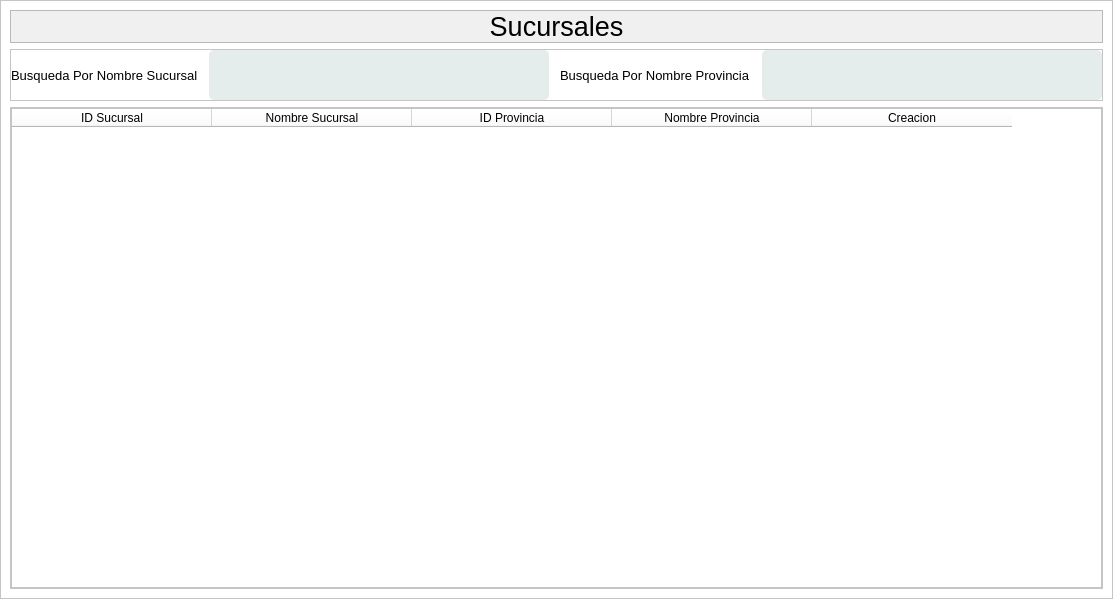
<?xml version="1.0" encoding="UTF-8"?>
<ui version="4.0">
 <class>Sucursal</class>
 <widget class="QMainWindow" name="Sucursal">
  <property name="geometry">
   <rect>
    <x>0</x>
    <y>0</y>
    <width>1113</width>
    <height>599</height>
   </rect>
  </property>
  <property name="windowTitle">
   <string>MainWindow</string>
  </property>
  <property name="styleSheet">
   <string notr="true">*{
	background-color: rgb(255, 255, 255);
}</string>
  </property>
  <widget class="QWidget" name="centralwidget">
   <layout class="QVBoxLayout" name="verticalLayout">
    <property name="spacing">
     <number>0</number>
    </property>
    <property name="leftMargin">
     <number>0</number>
    </property>
    <property name="topMargin">
     <number>0</number>
    </property>
    <property name="rightMargin">
     <number>0</number>
    </property>
    <property name="bottomMargin">
     <number>0</number>
    </property>
    <item>
     <widget class="QFrame" name="frame">
      <property name="frameShape">
       <enum>QFrame::StyledPanel</enum>
      </property>
      <property name="frameShadow">
       <enum>QFrame::Raised</enum>
      </property>
      <layout class="QVBoxLayout" name="verticalLayout_2">
       <item alignment="Qt::AlignTop">
        <widget class="QFrame" name="frame_3">
         <property name="styleSheet">
          <string notr="true">*{
	background-color: rgb(240, 240, 240);
}
</string>
         </property>
         <property name="frameShape">
          <enum>QFrame::StyledPanel</enum>
         </property>
         <property name="frameShadow">
          <enum>QFrame::Raised</enum>
         </property>
         <layout class="QHBoxLayout" name="horizontalLayout">
          <property name="spacing">
           <number>0</number>
          </property>
          <property name="leftMargin">
           <number>0</number>
          </property>
          <property name="topMargin">
           <number>0</number>
          </property>
          <property name="rightMargin">
           <number>0</number>
          </property>
          <property name="bottomMargin">
           <number>0</number>
          </property>
          <item>
           <widget class="QLabel" name="label">
            <property name="font">
             <font>
              <pointsize>20</pointsize>
             </font>
            </property>
            <property name="text">
             <string>Sucursales</string>
            </property>
            <property name="alignment">
             <set>Qt::AlignCenter</set>
            </property>
           </widget>
          </item>
         </layout>
        </widget>
       </item>
       <item alignment="Qt::AlignTop">
        <widget class="QFrame" name="frame_4">
         <property name="styleSheet">
          <string notr="true">*{
	background-color: rgb(255, 255, 255);
}
QLabel{
	color: rgb(0, 0, 0);
	height: 25;
}

QLineEdit{
	color: rgb(0, 0, 0);
	background-color: rgb(228, 236, 236);
	border-radius: 5px;
	height: 50;	
}

QPushButton{
	border: none;
	border: 15px solid rgb(228, 236, 236);
	border-radius: 10px;
	color: rgb(0, 0, 0);
	background-color: rgb(228, 236, 236);
	text-align: center;

}</string>
         </property>
         <property name="frameShape">
          <enum>QFrame::StyledPanel</enum>
         </property>
         <property name="frameShadow">
          <enum>QFrame::Raised</enum>
         </property>
         <layout class="QHBoxLayout" name="horizontalLayout_2">
          <property name="spacing">
           <number>11</number>
          </property>
          <property name="leftMargin">
           <number>0</number>
          </property>
          <property name="topMargin">
           <number>0</number>
          </property>
          <property name="rightMargin">
           <number>0</number>
          </property>
          <property name="bottomMargin">
           <number>0</number>
          </property>
          <item>
           <widget class="QLabel" name="label_3">
            <property name="font">
             <font>
              <family>Segoe UI</family>
              <pointsize>10</pointsize>
             </font>
            </property>
            <property name="text">
             <string>Busqueda Por Nombre Sucursal</string>
            </property>
           </widget>
          </item>
          <item>
           <widget class="QLineEdit" name="busnombre"/>
          </item>
          <item>
           <widget class="QLabel" name="label_2">
            <property name="font">
             <font>
              <family>Segoe UI</family>
              <pointsize>10</pointsize>
             </font>
            </property>
            <property name="text">
             <string>Busqueda Por Nombre Provincia</string>
            </property>
           </widget>
          </item>
          <item>
           <widget class="QLineEdit" name="busprovincia"/>
          </item>
         </layout>
        </widget>
       </item>
       <item>
        <widget class="QFrame" name="frame_2">
         <property name="sizePolicy">
          <sizepolicy hsizetype="Preferred" vsizetype="Expanding">
           <horstretch>0</horstretch>
           <verstretch>0</verstretch>
          </sizepolicy>
         </property>
         <property name="font">
          <font>
           <family>MS Shell Dlg 2</family>
          </font>
         </property>
         <property name="styleSheet">
          <string notr="true">*{
	background-color: rgb(255, 255, 255);
}
QLabel{
	color: rgb(0, 0, 0);
	height: 25;
}

QLineEdit{
	color: rgb(0, 0, 0);
	background-color: rgb(228, 236, 236);
	border-radius: 5px;
	height: 50;	
}

QPushButton{
	border: none;
	border: 15px solid rgb(228, 236, 236);
	border-radius: 10px;
	color: rgb(0, 0, 0);
	background-color: rgb(228, 236, 236);
	text-align: center;

}</string>
         </property>
         <property name="frameShape">
          <enum>QFrame::StyledPanel</enum>
         </property>
         <property name="frameShadow">
          <enum>QFrame::Raised</enum>
         </property>
         <layout class="QVBoxLayout" name="verticalLayout_3">
          <property name="spacing">
           <number>0</number>
          </property>
          <property name="leftMargin">
           <number>0</number>
          </property>
          <property name="topMargin">
           <number>0</number>
          </property>
          <property name="rightMargin">
           <number>0</number>
          </property>
          <property name="bottomMargin">
           <number>0</number>
          </property>
          <item>
           <widget class="QTableWidget" name="tablasucursal">
            <property name="editTriggers">
             <set>QAbstractItemView::NoEditTriggers</set>
            </property>
            <property name="dragDropOverwriteMode">
             <bool>true</bool>
            </property>
            <property name="alternatingRowColors">
             <bool>true</bool>
            </property>
            <property name="verticalScrollMode">
             <enum>QAbstractItemView::ScrollPerPixel</enum>
            </property>
            <property name="horizontalScrollMode">
             <enum>QAbstractItemView::ScrollPerPixel</enum>
            </property>
            <property name="gridStyle">
             <enum>Qt::SolidLine</enum>
            </property>
            <attribute name="horizontalHeaderDefaultSectionSize">
             <number>200</number>
            </attribute>
            <column>
             <property name="text">
              <string>ID Sucursal</string>
             </property>
            </column>
            <column>
             <property name="text">
              <string>Nombre Sucursal</string>
             </property>
            </column>
            <column>
             <property name="text">
              <string>ID Provincia</string>
             </property>
            </column>
            <column>
             <property name="text">
              <string>Nombre Provincia</string>
             </property>
            </column>
            <column>
             <property name="text">
              <string>Creacion</string>
             </property>
            </column>
           </widget>
          </item>
         </layout>
        </widget>
       </item>
      </layout>
     </widget>
    </item>
   </layout>
  </widget>
 </widget>
 <resources/>
 <connections/>
</ui>
